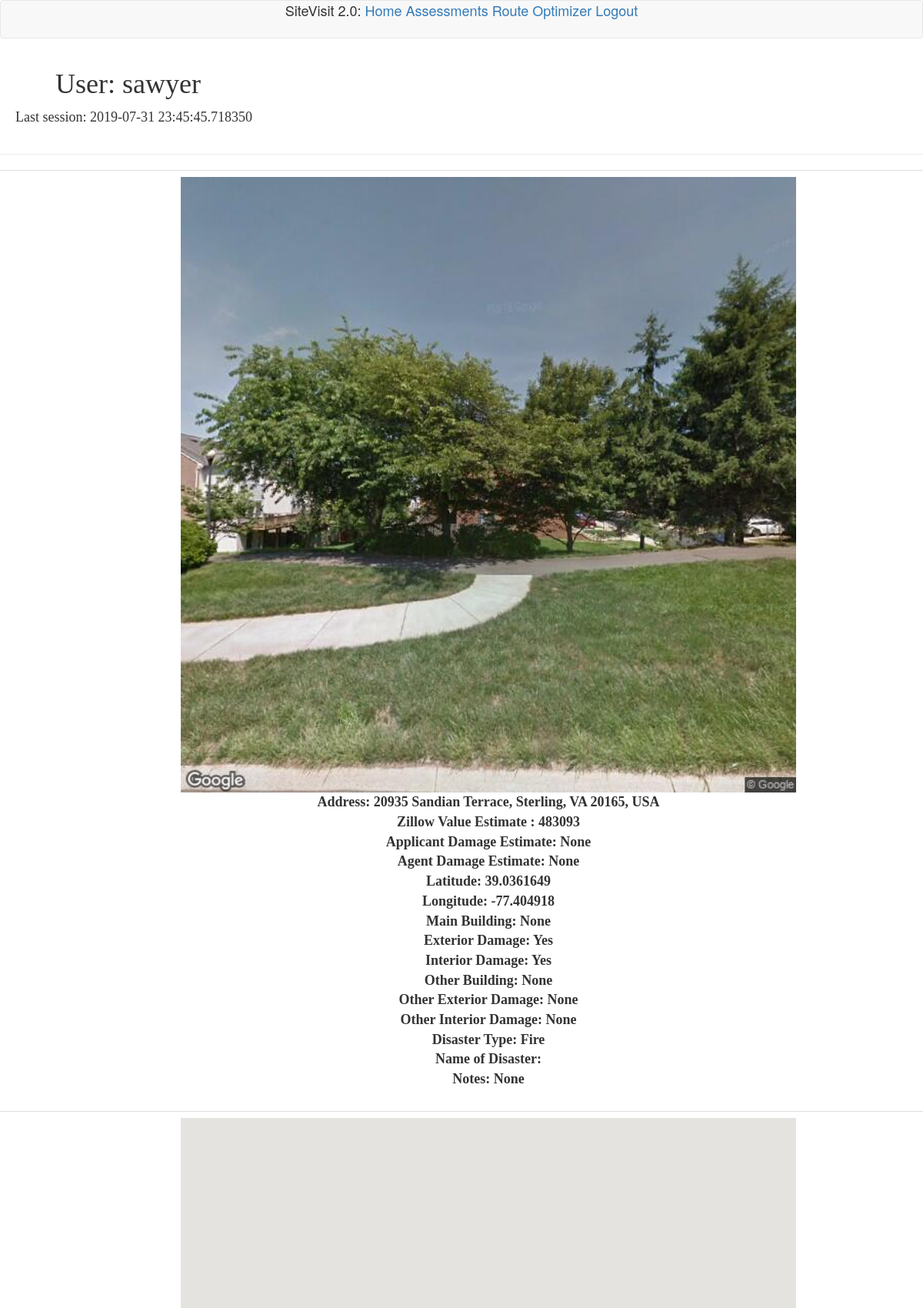
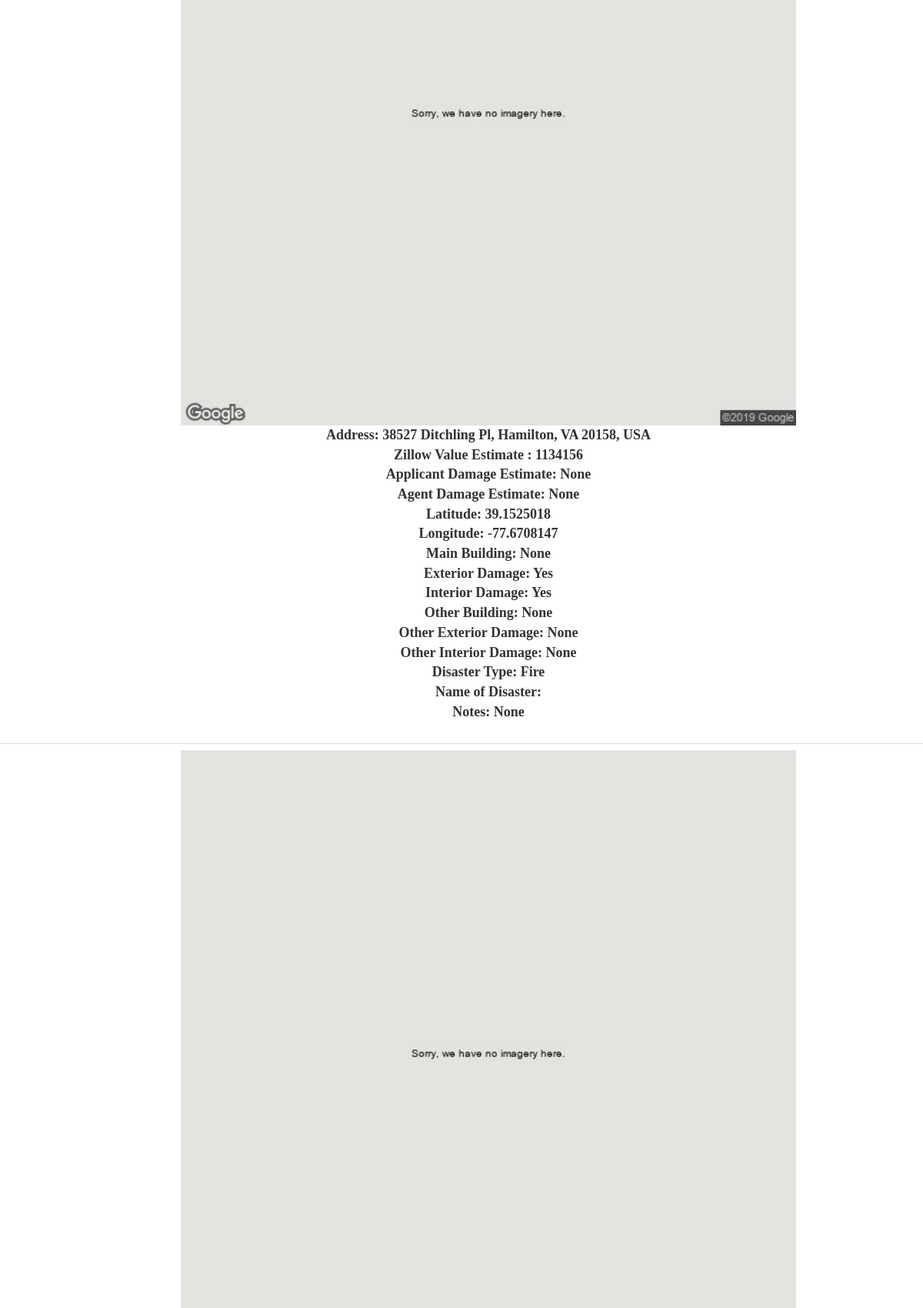
/user/sawyer (signed in, upper part), run on the app's committed database (2 pictures, top to bottom).
### app/models.py (models this page shows, shortened)
class User(UserMixin, db.Model):
    id = db.Column(db.Integer, primary_key=True) ## setting our primary key for SQL database
    username = db.Column(db.String(64), index=True, unique=True) ## string capped at 64 characters
    email = db.Column(db.String(120), index=True, unique=True)
    password_hash = db.Column(db.String(128))
    assessments = db.relationship('Assessment', backref='author', lazy='dynamic')
    optimizer = db.relationship('Optimizer', backref='author', lazy='dynamic')
    title = db.Column(db.String(80))
    last_seen = db.Column(db.DateTime, default=datetime.utcnow)
    def assessment_list(self):
        return Assessment.query.filter(
                Assessment.user_id== self.id).order_by(
                    Assessment.timestamp.desc())

class Assessment(db.Model):
    id = db.Column(db.Integer, primary_key=True)  ## assessment id
    raw_address = db.Column(db.String(80))
    agent_est = db.Column(db.String(15))
    applicant_est = db.Column(db.String(15))
    lat = db.Column(db.String(25))
    lng = db.Column(db.String(25))
    street_number = db.Column(db.String(10))
    street_name = db.Column(db.String(60))
    city_name = db.Column(db.String(60))
    state_abr = db.Column(db.String(5))
    postal_code = db.Column(db.String(12))
    formatted_address = db.Column(db.String(120))
    google_place_id = db.Column(db.String(40))
    street_pic = db.Column(db.String(100))
    zillow_estimate = db.Column(db.Integer)
    zillow_baths = db.Column(db.String(3))
    zillow_bedrooms = db.Column(db.String(3))
    damage = db.Column(db.String(60))  ## contents of assessment
    other_damage = db.Column(db.String(60))
    exterior = db.Column(db.String(60))
    interior = db.Column(db.String(60))
    other_exterior = db.Column(db.String(60))
    other_interior = db.Column(db.String(60))
    disaster_type = db.Column(db.String(60))
    disaster_name = db.Column(db.String(60))
    comments = db.Column(db.String(300))
    timestamp = db.Column(db.DateTime, index=True, default=datetime.utcnow) ## creates time of assessment, utcnow creates uniform timestamps
    user_id = db.Column(db.Integer, db.ForeignKey('user.id'))

### app/routes.py (the view)
@app.route('/user/<username>')
@login_required  ## requires logged in users to access
def user(username):
    user = User.query.filter_by(username=username).first_or_404()
    assessments = current_user.assessment_list().all()
    return render_template('user.html', user=user, assessments=assessments)

### app/models.py (called while the page is built)
@login.user_loader  ## decorator used to register flask_login
def load_user(id):
    return User.query.get(int(id)) ## id is passed as a string, so we turn to int for db processing

### app/routes.py (called while the page is built)
@app.before_request ## before_request executes before any view function
def before_request():
    if current_user.is_authenticated:  ## checking if user is logged in
        current_user.last_seen = datetime.utcnow() ## setting last_seen to current time
        db.session.commit() ## committing time

### app/templates/user.html (shortened to what this page needs)
{% extends "base.html" %}
{% block content %}
<table>
  <tr valign="top">
      <td>
          <h1>User: {{ user.username }}</h1>
          {% if user.last_seen %}<p>Last session: {{ user.last_seen }}</p>{% endif %}
      </td>
  </tr>
</table>
    <hr>
    {% for assessment in assessments %}
        {% include '_post.html' %}
    {% endfor %}
{% endblock %}}

### app/templates/_post.html (shortened to what this page needs)
<table class="table table-hover">
    <tr>
        <td width="70px" align='center'>
        </td>
        <td>
          <b>
          <img src = "http://localhost:5000//images/{{ assessment.street_pic}}"  height ='800' width = '800'> </img> </b> <br>
          <body align = 'center'><font size=4 face='palatino'>
            <b>Address: {{ assessment.formatted_address }} </b> <br>
            <b>Zillow Value Estimate : {{ assessment.zillow_estimate }} </b><br>
            <b>Applicant Damage Estimate: {{ assessment.applicant_est }}</b><br>
            <b>Agent Damage Estimate: {{ assessment.agent_est }}</b><br>
            <b>Latitude: {{ assessment.lat }}</b><br>
            <b>Longitude: {{ assessment.lng }}</b><br>
            <b>Main Building: {{ assessment.damage }}</b><br>
            <b>Exterior Damage: {{ assessment.exterior }}</b><br>
            <b>Interior Damage: {{ assessment.interior }}</b><br>
            <b>Other Building: {{ assessment.other_damage }}</b><br>
            <b>Other Exterior Damage: {{ assessment.other_exterior }}</b><br>
            <b>Other Interior Damage: {{ assessment.other_interior }}</b><br>
            <b>Disaster Type: {{ assessment.disaster_type }}</b><br>
            <b>Name of Disaster: {{ assessment.disaster_name }}</b><br>
            <b>Notes: {{ assessment.comments }}</b><br>
          </body>
        </td>
    </tr>
</table>

### app/templates/style.css (style rules this page uses)
p { margin: 10px 5px 15px 20px; }

### data on the page
User: username "sawyer", last_seen "2019-07-31 23:45:45.718350"
Assessment: street_pic (picture), formatted_address "20935 Sandian Terrace, Sterling, VA 20165, USA", zillow_estimate "483093", applicant_est "None", agent_est "None", lat "39.0361649", lng "-77.404918", damage "None", exterior "Yes", interior "Yes", other_damage "None", other_exterior "None", other_interior "None", disaster_type "Fire", comments "None"
Assessment: street_pic (picture), formatted_address "38527 Ditchling Pl, Hamilton, VA 20158, USA", zillow_estimate "1134156", applicant_est "None", agent_est "None", lat "39.1525018", lng "-77.6708147", damage "None", exterior "Yes", interior "Yes", other_damage "None", other_exterior "None", other_interior "None", disaster_type "Fire", comments "None"
Assessment: street_pic (picture)
